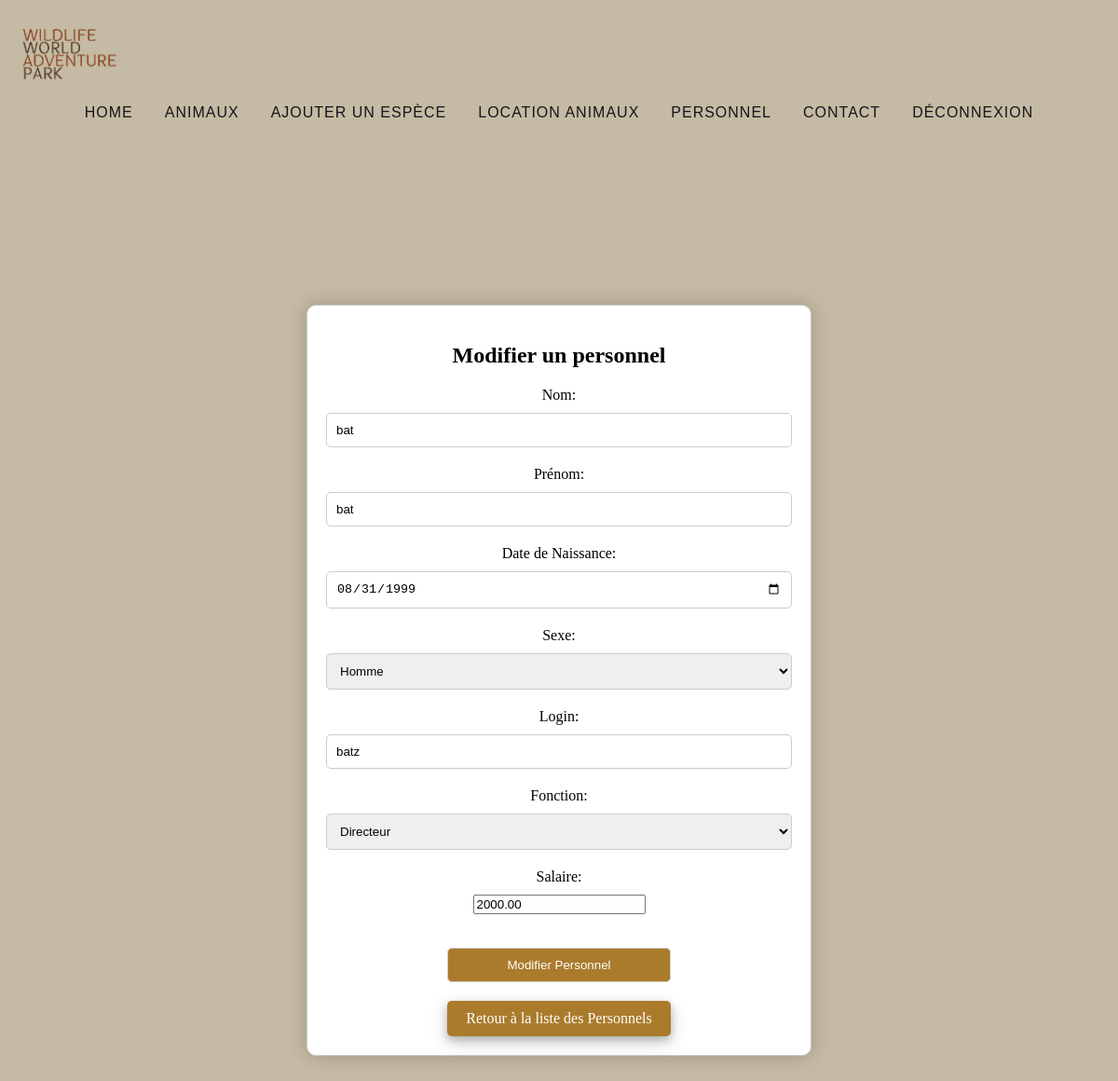
The page /personnel/modifPersonnel.php?personnel_id=2 (signed in) on the database its author committed.
### tables this page shows
CREATE TABLE IF NOT EXISTS `personnels` (
  `id` int(11) NOT NULL AUTO_INCREMENT,
  `nom` varchar(50) NOT NULL,
  `prenom` varchar(50) NOT NULL,
  `date_naissance` date NOT NULL,
  `sexe` enum('H','F') NOT NULL,
  `login` varchar(50) NOT NULL,
  `mdp` varchar(50) NOT NULL,
  `fonction` enum('DIRECTEUR','EMPLOYE') NOT NULL,
  `salaire` decimal(7,2) NOT NULL,
  PRIMARY KEY (`id`)
);

### repository/DBManagerDirecteur.php (called while the page is built, shortened)
<?php
class DBManagerDirecteur extends DBManager {
    public function getPersonnelById($id) {
        $conn = $this->getConnection();
        $stmt = $conn->prepare("SELECT * FROM personnels WHERE id = ?");
        $stmt->bind_param("i", $id);
        $stmt->execute();
        $result = $stmt->get_result();
        if ($result->num_rows > 0) {
            $personnel = $result->fetch_assoc();
        } else {
            $personnel = null;
        }
        return $personnel;
    }
}

### src/personnel/modifPersonnel.php (the view, shortened to what this page needs)
<?php
require_once '../../repository/DBManagerDirecteur.php';
$credentials = new Credentials();
$db = new DBManagerDirecteur($credentials->getServername(),$credentials->getUserDirecteur(), $credentials->getUserDirecteurPassword(), $credentials->getDatabaseName());
    $personnel = $db->getPersonnelById($_GET['personnel_id']);
?>
<!DOCTYPE html>
<html>
<head>
    <link rel="stylesheet" href="../../css/ajout_personnel.css">
    <link rel="stylesheet" href="../../css/navbar.css">
</head>
<body>
<div>
    <img src="../../images/logo.png" alt="Logo" class="logo-image">
    <nav class="navbar">
        <a class="nav-link" href="../menu.php">Home</a>
        <a class="nav-link" href="../animal/listeAnimaux.php">Animaux</a>
        <a class="nav-link" href="../ajoutespece.php">Ajouter un espèce</a>
        <a class="nav-link" href="../loc_animal/listeLocAnimaux.php">Location Animaux</a>
        <?php
        if ($_SESSION['role'] == "DIRECTEUR") {
            echo '<a class="nav-link" href="../personnel/listePersonnel.php">Personnel</a>';
        }
        ?>
        <a class="nav-link" href="../contact.php">Contact</a>
        <a class="nav-link" href="../deconnexion.php">Déconnexion</a>
    </nav>
</div>
<div class="container">
    <form class="personnel-form" method="post" action="modifPersonnel.php">
        <h2 class="form-title">Modifier un personnel</h2>
        <label for="nom">Nom:</label>
        <input type="text" name="nom" id="nom" class="form-input" value="<?php echo $personnel['nom']; ?>" required>
        <label for="prenom">Prénom:</label>
        <input type="text" name="prenom" id="prenom" class="form-input" value="<?php echo $personnel['prenom']; ?>" required>
        <label for="date_naissance">Date de Naissance:</label>
        <input type="date" name="date_naissance" id="date_naissance" class="form-input" value="<?php echo $personnel['date_naissance']; ?>" required>
        <label for="sexe">Sexe:</label>
        <select name="sexe" id="sexe" class="form-input" required>
            <option value="H" <?php if ($personnel['sexe'] === 'H') echo 'selected'; ?>>Homme</option>
        </select>
        <label for="login">Login:</label>
        <input type="text" name="login" id="login" class="form-input" value="<?php echo $personnel['login']; ?>" required>
        <label for="fonction">Fonction:</label>
        <select name="fonction" id="fonction" class="form-input" required>
            <option value="DIRECTEUR" <?php if ($personnel['fonction'] === 'DIRECTEUR') echo 'selected'; ?>>Directeur</option>
        </select>
        <label for="salaire">Salaire:</label>
        <input type="number" name="salaire" id="salaire" class="form-input" value="<?php echo $personnel['salaire']; ?>" required>
        <div class="form-actions">
            <br><br>
            <input type="submit" value="Modifier Personnel" class="form-btn">
            <center>
                <a href="listePersonnel.php" class="back-button">Retour à la liste des Personnels</a>
            </center>
        </div>
    </form>
</div>
</body>
</html>

### css/ajout_personnel.css (style rules this page uses)
body { justify-content: center; align-items: center; height: 100vh; background-color: #c5baa3; }
.personnel-form { padding: 20px; background-color: #fff; border-radius: 10px; box-shadow: 0px 0px 20px rgba(0, 0, 0, 0.2); display: flex; flex-direction: column; align-items: center; border: 1px solid #ccc; width: 500px; }
.personnel-form label { display: block; margin-bottom: 10px; }
.personnel-form input[type="text"], .personnel-form input[type="date"], .personnel-form input[type="submit"], .personnel-form select { padding: 10px; border: 1px solid #ccc; border-radius: 5px; margin-bottom: 20px; width: 100%; box-sizing: border-box; }
.personnel-form input[type="submit"] { background-color: #ab7b2c; color: white; cursor: pointer; }
.back-button { display: inline-block; padding: 10px 20px; background-color: #ab7b2c; color: #fff; text-align: center; text-decoration: none; font-size: 16px; border-radius: 5px; border: none; cursor: pointer; box-shadow: 0 4px 8px 0 rgba(0, 0, 0, 0.2), 0 6px 20px 0 rgba(0, 0, 0, 0.19); }
.container { height: 150vh; display: flex; justify-content: center; align-items: center; }

### css/navbar.css (style rules this page uses)
.logo-image { max-height: 100px; width: auto; }
nav { width: 100%; top:50px; text-align:center; }
nav a { font-family: 'Oswald', sans-serif; font-weight:500; text-transform:uppercase; text-decoration:none; color:#16151b; margin:0 15px; font-size:16px; letter-spacing:1px; position:relative; display:inline-block; }
nav a:before { content:''; position: absolute; width: 100%; height: 3px; background:#16151b; top:47%; animation:out 0.2s cubic-bezier(1, 0, 0.58, 0.97) 1 both; }

### rows shown on the page
personnels: nom "bat", prenom "bat", date_naissance "08/31/1999", sexe "Homme", login "batz", fonction "Directeur", salaire "2000.00"
